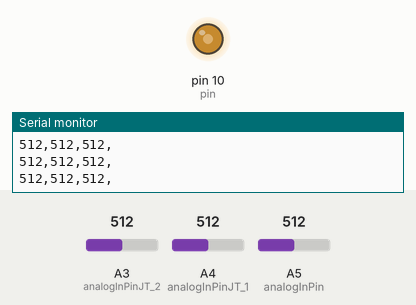
Recording of a sketch running on a simulated Arduino Uno, built with avr-gcc and run on an emulated ATmega328P. Parts: output pins drawn as LEDs (lit = HIGH), the last lines printed to the serial monitor. Inputs (shaded band) come from the test bench; at power-on: A5 (analogInPin) = 512, A4 (analogInPinJT_1) = 512, A3 (analogInPinJT_2) = 512.

Above: at 1.2 s.
1.3 s: A5 (analogInPin) set to 716
At 2.3 s:
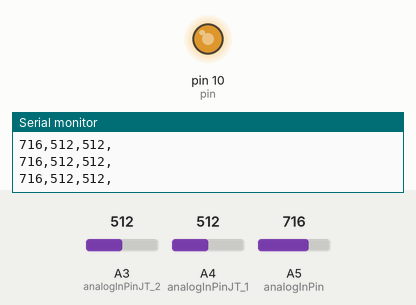
2.8 s: A5 (analogInPin) set to 900
At 3.9 s:
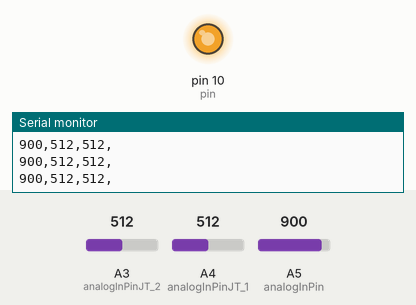
4.3 s: A5 (analogInPin) set to 122
At 4.9 s:
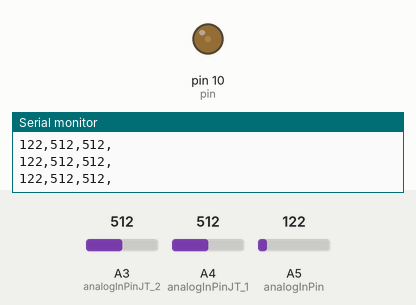
5.8 s: A5 (analogInPin) set to 0
At 6.5 s:
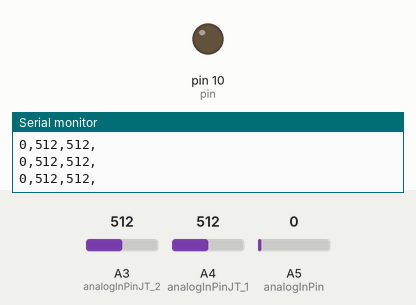
7.3 s: A4 (analogInPinJT_1) set to 989
10.3 s: A4 (analogInPinJT_1) set to 1015
Timing chart, 0 to 13.3 s (numbered marks = the images above; inputs shaded):
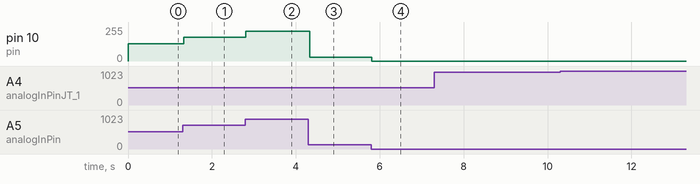

The sketch:

sketch_apr02b.ino
```cpp
#define O0 11
#define O1 10
#define O2 9
#define O3 6
#define O4 5
#define O5 3
#define I0 A0
#define I1 A1
#define I2 A2
#define I3 A3
#define I4 A4
#define I5 A5

static int UNIT = 200;

// exo 1
int coolFactor = 3;
bool msg[] = {1,1,1,0,0,0,1,1,1};
int pinBase = LED_BUILTIN;
int pin = 10;

// pin for potentiometer
const int analogInPin = I5;
const int analogOutPin= O1;
const int sensorValue = 0;
const int outputValue = 0;

// pin for joystick
const int analogInPinJT_1 = I4;
const int analogInPinJT_2 = I3;

int sensorValueJT_1 = 0;
int sensorValueJT_2 = 0;
int outputValueJT_1 = 0;
int outputValueJT_2 = 0;


// the setup function runs once when you press reset or power the board
void setup() {
  // initialize digital pin LED_BUILTIN as an output.
  //pinMode(LED_BUILTIN, OUTPUT);
  pinMode(pin, OUTPUT);

  //Initiate Serial communication.
  Serial.begin(9600);
}

// the loop function runs over and over again forever
void loop() {


  // potentiometer
  int sensorValue = analogRead(analogInPin);

  int outputValue = map(sensorValue, 0, 1023, 0, 255);
  //analogWrite(analogOutPin, outputValue);

  //Serial.print("potentiometer ");
  Serial.print(sensorValue);
  Serial.print(',');
  //Serial.print(outputValue);

  //Serial.write("potentiometer ");
  //Serial.write(outputValue);
  //Serial.write(',');

  analogWrite(pin, sensorValue / 4);

  // joystik
  sensorValueJT_1 = analogRead(analogInPinJT_1);
  sensorValueJT_2 = analogRead(analogInPinJT_2);

  outputValueJT_1 = map(sensorValueJT_1, 0, 1023, 0, 255);
  outputValueJT_2 = map(sensorValueJT_2, 0, 1023, 0, 255);

  //Serial.print("joystick (1) X ");
  Serial.print(sensorValueJT_1);
  Serial.print(',');

  //Serial.print("joystick (2) Y ");
  Serial.print(sensorValueJT_2);
  Serial.println(',');

  /*
  Serial.write(outputValueJT_1);
  Serial.write(',');
  Serial.write(outputValueJT_2);
  Serial.write(';');
  */

  delay(50);

}

void exo_blink(){
  for(int i=0; i<sizeof(msg) / sizeof(msg[0]); i++){
    if(msg[i]){
      morse_dot();
    }
    else{
        morse_dash();
     }
  }

  led_blink(2000);
}

void morse_dot(){
  led_blink(UNIT);
}

void morse_dash(){
  led_blink(UNIT * 3);
}

void led_blink(int i){
  digitalWrite(pin, HIGH);
  delay(i);
  digitalWrite(pin, LOW);
  delay(UNIT);
}
```

Measured:
- after the input at 1.3 s, pin 10 (pin): 128/255 → 179/255 at once
- after the input at 2.8 s, pin 10 (pin): 179/255 → 225/255 at once
- after the input at 4.3 s, pin 10 (pin): 225/255 → 30/255 at once
- after the input at 5.8 s, pin 10 (pin): 30/255 → 0/255 at once
